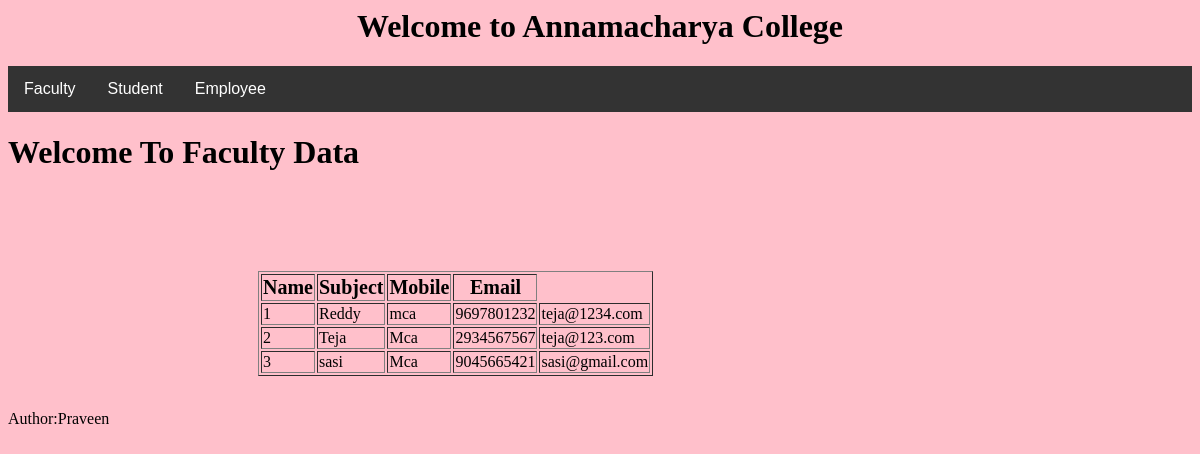
Screenshot of /view_faculty/ with the database file from the repository.
### myapp/models.py (models this page shows, shortened)
class FacultyModel(models.Model):
    name = models.CharField(max_length=30)
    subject = models.CharField(max_length=30)
    mobile = models.CharField(max_length=10, unique=True)
    email = models.EmailField()

### myapp/views.py (the view)
# urls.py: path('view_faculty/', views.view_faculty,  name = 'view_faculty'),
def view_faculty(request):
    ob=FacultyModel.objects.all().values()
    context={
        'data':ob
        }
    temp=loader.get_template('view_faculty.html')
    return HttpResponse(temp.render(context,request))

### myapp/templates/view_faculty.html (shortened to what this page needs)
{%   extends  "master.html"  %}
{%  block content  %}
<h1>Welcome To Faculty  Data</h1>
<table border="1">
<tr style="font-size: 20px;">
<th>Name</th>
<th>Subject</th>
<th>Mobile</th>
<th>Email</th>
</tr>
{%  for  x  in  data  %}
<tr style="font-size: 16px;">
<td>{{x.id}}</td>
<td>{{x.name}}</td>
<td>{{x.subject}}</td>
<td>{{x.mobile}}</td>
<td>{{x.email}}</td>
</tr>
{% endfor %}
</table>
<br>
 {% endblock %}

### myapp/templates/master.html (shortened to what this page needs)
{%   load static     %}
<html><head>
<link    rel="stylesheet"     href="{%  static    'css/style1.css'   %}">
</head>
<body bgcolor=pink>
<h1 align="center"> Welcome to Annamacharya College</h1>
<div class="navbar">
  <div class="dropdown">
  <button class="dropbtn" onclick="myFunction()">Faculty
  </button>
  </div>
  <div class="dropdown">
  <button class="dropbtn" onclick="myFunction1()">Student
  </button>
  </div>
<div class="dropdown">
  <button class="dropbtn" onclick="myFunction2()">Employee
  </button>
  </div>
</div>
{% block content %}
{% endblock %}
<p>Author:Praveen</p>
</body>
</html>

### myapp/static/css/style1.css (style rules this page uses)
.navbar { overflow: hidden; background-color: #333; font-family: Arial, Helvetica, sans-serif; }
.dropdown { float: left; overflow: hidden; }
.dropdown .dropbtn { cursor: pointer; font-size: 16px; border: none; outline: none; color: white; padding: 14px 16px; background-color: inherit; font-family: inherit; margin: 0; }

### myapp/templates/view_faculty.html (style rules this page uses)
table { margin-top: 100px; margin-left: 250px; }

### rows the page displays
FacultyModel: id "1", name "Reddy", subject "mca", mobile "9697801232", email "teja@1234.com"
FacultyModel: id "2", name "Teja", subject "Mca", mobile "2934567567", email "teja@123.com"
FacultyModel: id "3", name "sasi", subject "Mca", mobile "9045665421", email "sasi@gmail.com"
